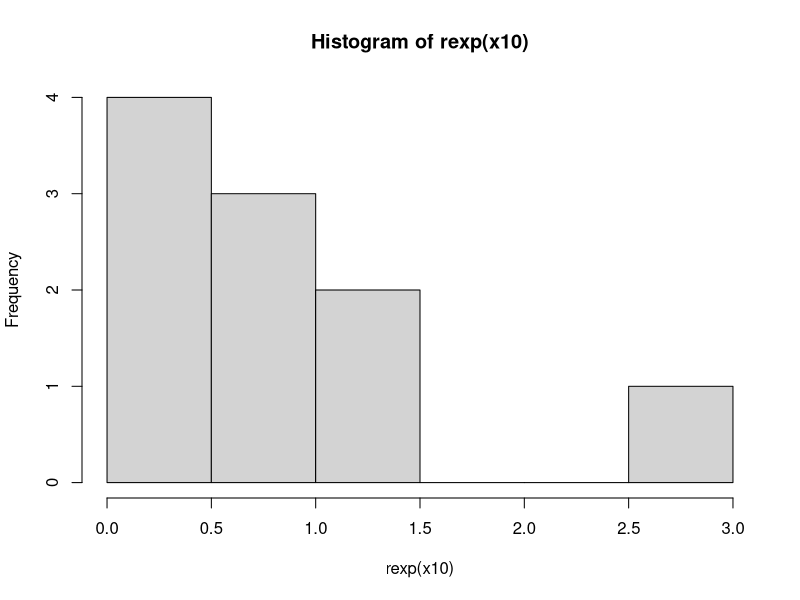
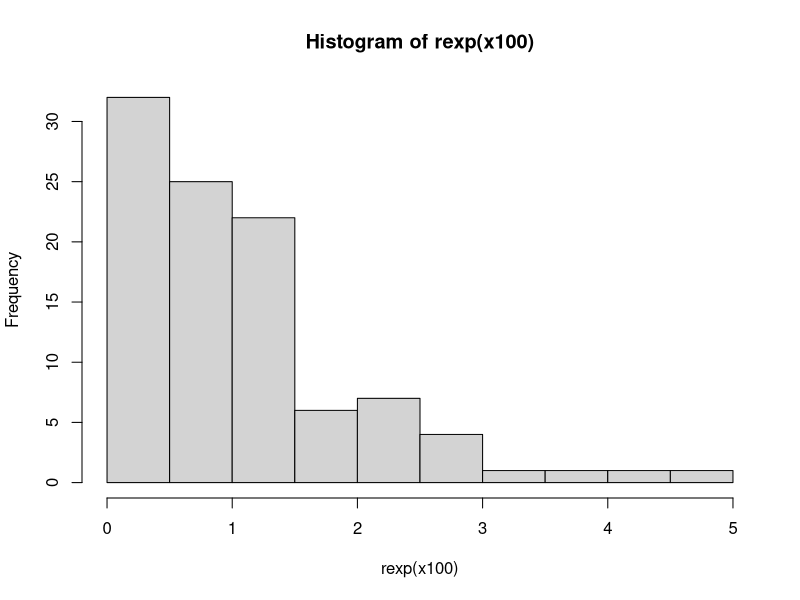
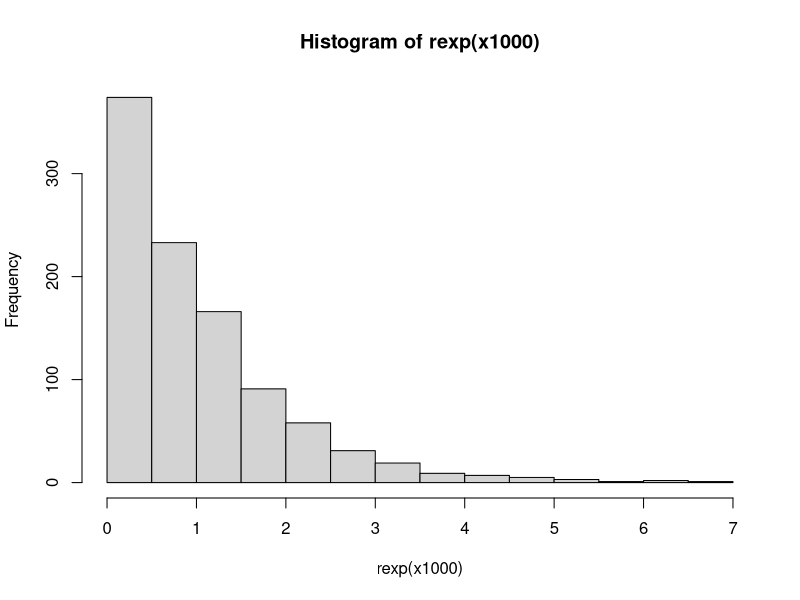
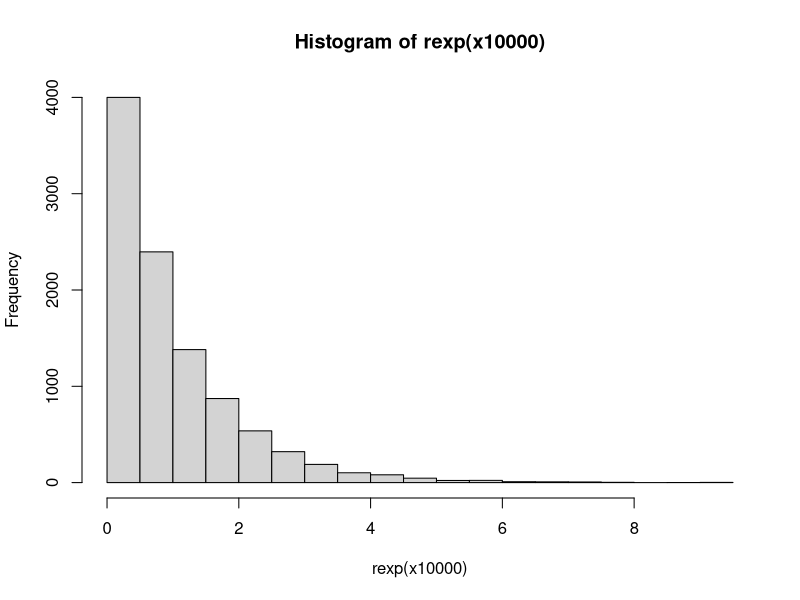

These figures' R source, in order:
#No 5

#a
lamda  <- 3
  dexp(lamda)
  
#b
set.seed(1)
x10 <- 10
x100 <- 100
x1000 <- 1000
x10000 <- 10000
  hist(rexp(x10))
  hist(rexp(x100))
  hist(rexp(x1000))
  hist(rexp(x10000))

#c
lamba  <- 3
  miu = lamda
paste("Nilai Rataan adalah", miu)
  
  
  varian = lamda * lamda
paste("varian adalah ", varian)